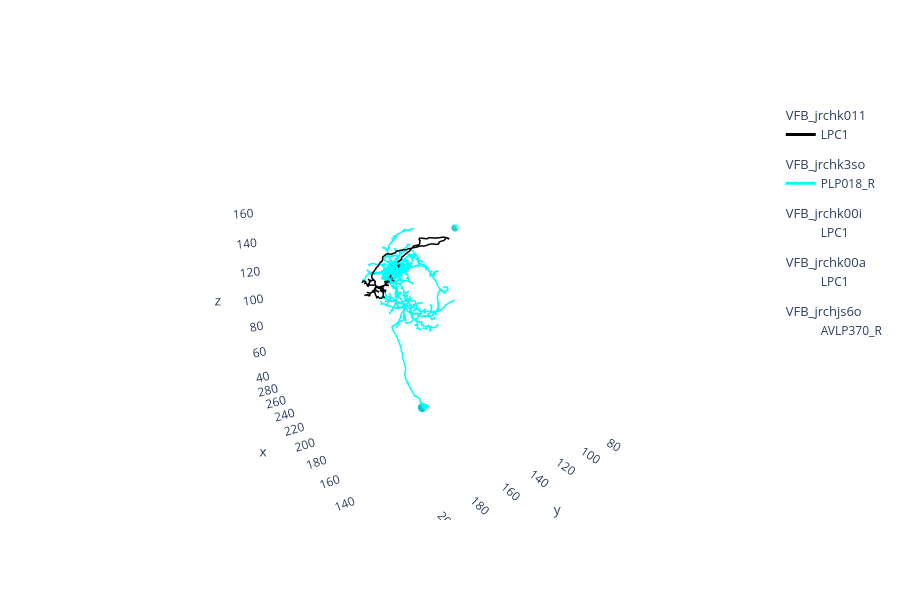

Write notebook code for a chart like this one.
### Code cell
vfb_neuron.plot_partners(partners=[p for p in downstream_partners if p.weight < 10 and p.weight > 5], template='JRC2018Unisex')
# By default the origin neuron is included and show in black.
# The weight parameter is the strength of the connection (# of synapses) between the origin neuron and the partner neuron.
# we can tune what connections are shown by limiting the weight of the connections e.g. [p for p in downstream_partners if p.weight < 10 and p.weight > 5]

# TODO Alpha represents strength of connection but doesn't appear to be displaying correctly

### Figure 1 — Plotly figure (JSON) as saved in the notebook; plotly's stock layout.template omitted (floating-point values rounded to 4 significant figures; data arrays with more than 128 entries replaced by an {"elided": "..."} marker saying what was removed)
{"data": [{"hoverinfo": "none", "hovertext": " ", "legendgroup": "VFB_jrchk011", "legendgrouptitle": {"text": "VFB_jrchk011"}, "line": {"color": "rgb(0,0,0)", "dash": "solid", "width": 3}, "mode": "lines", "name": "LPC1", "opacity": 1, "showlegend": true, "type": "scatter3d", "x": {"elided": "1433 float values"}, "y": {"elided": "1433 float values"}, "z": {"elided": "1433 float values"}}, {"hoverinfo": "none", "hovertext": " ", "legendgroup": "VFB_jrchk3so", "legendgrouptitle": {"text": "VFB_jrchk3so"}, "line": {"color": "rgb(0,255,251)", "dash": "solid", "width": 3}, "mode": "lines", "name": "PLP018_R", "opacity": 1, "showlegend": true, "type": "scatter3d", "x": {"elided": "13446 float values"}, "y": {"elided": "13446 float values"}, "z": {"elided": "13446 float values"}}, {"color": "rgb(0,255,251)", "hoverinfo": "name", "i": {"elided": "320 int values"}, "j": {"elided": "320 int values"}, "k": {"elided": "320 int values"}, "legendgroup": "VFB_jrchk3so", "showlegend": false, "type": "mesh3d", "x": {"elided": "162 float values"}, "y": {"elided": "162 float values"}, "z": {"elided": "162 float values"}}, {"hoverinfo": "none", "hovertext": " ", "legendgroup": "VFB_jrchk00i", "legendgrouptitle": {"text": "VFB_jrchk00i"}, "line": {"color": "rgb(255,152,255)", "dash": "solid", "width": 3}, "mode": "lines", "name": "LPC1", "opacity": 0, "showlegend": true, "type": "scatter3d", "x": {"elided": "598 float values"}, "y": {"elided": "598 float values"}, "z": {"elided": "598 float values"}}, {"hoverinfo": "none", "hovertext": " ", "legendgroup": "VFB_jrchk00a", "legendgrouptitle": {"text": "VFB_jrchk00a"}, "line": {"color": "rgb(55,255,255)", "dash": "solid", "width": 3}, "mode": "lines", "name": "LPC1", "opacity": 0, "showlegend": true, "type": "scatter3d", "x": {"elided": "1764 float values"}, "y": {"elided": "1764 float values"}, "z": {"elided": "1764 float values"}}, {"color": "rgb(55,255,255)", "hoverinfo": "name", "i": {"elided": "320 int values"}, "j": {"elided": "320 int values"}, "k": {"elided": "320 int values"}, "legendgroup": "VFB_jrchk00a", "showlegend": false, "type": "mesh3d", "x": {"elided": "162 float values"}, "y": {"elided": "162 float values"}, "z": {"elided": "162 float values"}}, {"hoverinfo": "none", "hovertext": " ", "legendgroup": "VFB_jrchjs6o", "legendgrouptitle": {"text": "VFB_jrchjs6o"}, "line": {"color": "rgb(0,0,0)", "dash": "solid", "width": 3}, "mode": "lines", "name": "AVLP370_R", "opacity": 0, "showlegend": true, "type": "scatter3d", "x": {"elided": "15111 float values"}, "y": {"elided": "15111 float values"}, "z": {"elided": "15111 float values"}}], "layout": {"autosize": true, "height": 600, "legend": {"bgcolor": "rgba(0,0,0,0)", "orientation": "v"}, "paper_bgcolor": "rgba(0,0,0,0)", "plot_bgcolor": "rgba(0,0,0,0)", "scene": {"aspectmode": "data", "aspectratio": {"x": 1, "y": 1, "z": 1}, "camera": {"eye": {"x": -1.743, "y": 1.071, "z": 0.71}, "up": {"x": 0, "y": 0, "z": 1}}, "xaxis": {"backgroundcolor": "rgb(240, 240, 240)", "gridcolor": "rgb(255, 255, 255)", "showbackground": false, "showgrid": false, "showline": false, "zerolinecolor": "rgb(255, 255, 255)"}, "yaxis": {"backgroundcolor": "rgb(240, 240, 240)", "gridcolor": "rgb(255, 255, 255)", "showbackground": false, "showgrid": false, "showline": false, "zerolinecolor": "rgb(255, 255, 255)"}, "zaxis": {"backgroundcolor": "rgb(240, 240, 240)", "gridcolor": "rgb(255, 255, 255)", "showbackground": false, "showgrid": false, "showline": false, "zerolinecolor": "rgb(255, 255, 255)"}}, "showlegend": true}}
